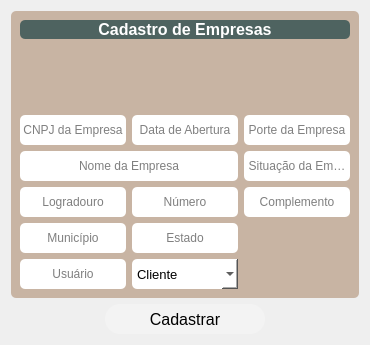
                <widget class="QWidget" name="tab">
                 <property name="styleSheet">
                  <string notr="true">color: rgb(0, 0, 0);</string>
                 </property>
                 <attribute name="title">
                  <string>Cadastro de Empresas</string>
                 </attribute>
                 <layout class="QVBoxLayout" name="verticalLayout_10">
                  <item>
                   <widget class="QFrame" name="frame_4">
                    <property name="styleSheet">
                     <string notr="true">QLineEdit{

	background-color:rgb(255, 255, 255);
	font: 10pt &quot;MS Shell Dlg 2&quot;;
}

QFrame{
	
	
	border-radius:5px;
	background-color: rgb(200, 180, 163);

}
QLineEdit{
	border-radius:5px;
}</string>
                    </property>
                    <property name="frameShape">
                     <enum>QFrame::StyledPanel</enum>
                    </property>
                    <property name="frameShadow">
                     <enum>QFrame::Raised</enum>
                    </property>
                    <layout class="QGridLayout" name="gridLayout">
                     <item row="7" column="0">
                      <widget class="QLineEdit" name="txt_logradouro">
                       <property name="minimumSize">
                        <size>
                         <width>0</width>
                         <height>30</height>
                        </size>
                       </property>
                       <property name="alignment">
                        <set>Qt::AlignCenter</set>
                       </property>
                       <property name="placeholderText">
                        <string>Logradouro</string>
                       </property>
                      </widget>
                     </item>
                     <item row="7" column="2">
                      <widget class="QLineEdit" name="txt_complemento">
                       <property name="minimumSize">
                        <size>
                         <width>0</width>
                         <height>30</height>
                        </size>
                       </property>
                       <property name="alignment">
                        <set>Qt::AlignCenter</set>
                       </property>
                       <property name="placeholderText">
                        <string>Complemento</string>
                       </property>
                      </widget>
                     </item>
                     <item row="12" column="0">
                      <widget class="QLineEdit" name="txt_municipio">
                       <property name="minimumSize">
                        <size>
                         <width>0</width>
                         <height>30</height>
                        </size>
                       </property>
                       <property name="alignment">
                        <set>Qt::AlignCenter</set>
                       </property>
                       <property name="placeholderText">
                        <string>Município</string>
                       </property>
                      </widget>
                     </item>
                     <item row="1" column="1">
                      <spacer name="verticalSpacer_3">
                       <property name="orientation">
                        <enum>Qt::Vertical</enum>
                       </property>
                       <property name="sizeType">
                        <enum>QSizePolicy::Fixed</enum>
                       </property>
                       <property name="sizeHint" stdset="0">
                        <size>
                         <width>20</width>
                         <height>70</height>
                        </size>
                       </property>
                      </spacer>
                     </item>
                     <item row="0" column="0" colspan="3">
                      <widget class="QLabel" name="lbs_cadastro">
                       <property name="styleSheet">
                        <string notr="true">background-color: rgba(47, 79, 79, 0.80);</string>
                       </property>
                       <property name="text">
                        <string>&lt;html&gt;&lt;head/&gt;&lt;body&gt;&lt;p align=&quot;center&quot;&gt;&lt;span style=&quot; font-size:12pt; font-weight:600; color:#ffffff;&quot;&gt;Cadastro de Empresas&lt;/span&gt;&lt;/p&gt;&lt;/body&gt;&lt;/html&gt;</string>
                       </property>
                      </widget>
                     </item>
                     <item row="7" column="1">
                      <widget class="QLineEdit" name="txt_numeroemp">
                       <property name="minimumSize">
                        <size>
                         <width>0</width>
                         <height>30</height>
                        </size>
                       </property>
                       <property name="alignment">
                        <set>Qt::AlignCenter</set>
                       </property>
                       <property name="placeholderText">
                        <string>Número</string>
                       </property>
                      </widget>
                     </item>
                     <item row="3" column="1">
                      <widget class="QLineEdit" name="txt_dtabertura">
                       <property name="minimumSize">
                        <size>
                         <width>0</width>
                         <height>30</height>
                        </size>
                       </property>
                       <property name="alignment">
                        <set>Qt::AlignCenter</set>
                       </property>
                       <property name="placeholderText">
                        <string>Data de Abertura</string>
                       </property>
                      </widget>
                     </item>
                     <item row="3" column="0">
                      <widget class="QLineEdit" name="txt_cnpj">
                       <property name="minimumSize">
                        <size>
                         <width>0</width>
                         <height>30</height>
                        </size>
                       </property>
                       <property name="text">
                        <string/>
                       </property>
                       <property name="alignment">
                        <set>Qt::AlignCenter</set>
                       </property>
                       <property name="placeholderText">
                        <string>CNPJ da Empresa</string>
                       </property>
                      </widget>
                     </item>
                     <item row="12" column="1">
                      <widget class="QLineEdit" name="txt_estado">
                       <property name="minimumSize">
                        <size>
                         <width>0</width>
                         <height>30</height>
                        </size>
                       </property>
                       <property name="maximumSize">
                        <size>
                         <width>16777215</width>
                         <height>16777215</height>
                        </size>
                       </property>
                       <property name="alignment">
                        <set>Qt::AlignCenter</set>
                       </property>
                       <property name="placeholderText">
                        <string>Estado</string>
                       </property>
                      </widget>
                     </item>
                     <item row="5" column="0" colspan="2">
                      <widget class="QLineEdit" name="txt_nomempresa">
                       <property name="minimumSize">
                        <size>
                         <width>0</width>
                         <height>30</height>
                        </size>
                       </property>
                       <property name="alignment">
                        <set>Qt::AlignCenter</set>
                       </property>
                       <property name="placeholderText">
                        <string>Nome da Empresa</string>
                       </property>
                      </widget>
                     </item>
                     <item row="3" column="2">
                      <widget class="QLineEdit" name="txt_porte">
                       <property name="minimumSize">
                        <size>
                         <width>0</width>
                         <height>30</height>
                        </size>
                       </property>
                       <property name="alignment">
                        <set>Qt::AlignCenter</set>
                       </property>
                       <property name="readOnly">
                        <bool>false</bool>
                       </property>
                       <property name="placeholderText">
                        <string>Porte da Empresa</string>
                       </property>
                      </widget>
                     </item>
                     <item row="13" column="0">
                      <widget class="QLineEdit" name="txt_userread">
                       <property name="minimumSize">
                        <size>
                         <width>0</width>
                         <height>30</height>
                        </size>
                       </property>
                       <property name="alignment">
                        <set>Qt::AlignCenter</set>
                       </property>
                       <property name="readOnly">
                        <bool>true</bool>
                       </property>
                       <property name="placeholderText">
                        <string>Usuário</string>
                       </property>
                      </widget>
                     </item>
                     <item row="5" column="2">
                      <widget class="QLineEdit" name="txt_situacao">
                       <property name="minimumSize">
                        <size>
                         <width>0</width>
                         <height>30</height>
                        </size>
                       </property>
                       <property name="alignment">
                        <set>Qt::AlignCenter</set>
                       </property>
                       <property name="placeholderText">
                        <string>Situação da Empresa</string>
                       </property>
                      </widget>
                     </item>
                     <item row="13" column="1">
                      <widget class="QComboBox" name="txt_tipo_cadastro">
                       <property name="minimumSize">
                        <size>
                         <width>0</width>
                         <height>30</height>
                        </size>
                       </property>
                       <property name="palette">
                        <palette>
                         <active>
                          <colorrole role="WindowText">
                           <brush brushstyle="SolidPattern">
                            <color alpha="255">
                             <red>0</red>
                             <green>0</green>
                             <blue>0</blue>
                            </color>
                           </brush>
                          </colorrole>
                          <colorrole role="Button">
                           <brush brushstyle="SolidPattern">
                            <color alpha="255">
                             <red>255</red>
                             <green>255</green>
                             <blue>255</blue>
                            </color>
                           </brush>
                          </colorrole>
                          <colorrole role="Text">
                           <brush brushstyle="SolidPattern">
                            <color alpha="255">
                             <red>0</red>
                             <green>0</green>
                             <blue>0</blue>
                            </color>
                           </brush>
                          </colorrole>
                          <colorrole role="ButtonText">
                           <brush brushstyle="SolidPattern">
                            <color alpha="255">
                             <red>0</red>
                             <green>0</green>
                             <blue>0</blue>
                            </color>
                           </brush>
                          </colorrole>
                          <colorrole role="Base">
                           <brush brushstyle="SolidPattern">
                            <color alpha="255">
                             <red>255</red>
                             <green>255</green>
                             <blue>255</blue>
                            </color>
                           </brush>
                          </colorrole>
                          <colorrole role="Window">
                           <brush brushstyle="SolidPattern">
                            <color alpha="255">
                             <red>255</red>
                             <green>255</green>
                             <blue>255</blue>
                            </color>
                           </brush>
                          </colorrole>
                         </active>
                         <inactive>
                          <colorrole role="WindowText">
                           <brush brushstyle="SolidPattern">
                            <color alpha="255">
                             <red>0</red>
                             <green>0</green>
                             <blue>0</blue>
                            </color>
                           </brush>
                          </colorrole>
                          <colorrole role="Button">
                           <brush brushstyle="SolidPattern">
                            <color alpha="255">
                             <red>255</red>
                             <green>255</green>
                             <blue>255</blue>
                            </color>
                           </brush>
                          </colorrole>
                          <colorrole role="Text">
                           <brush brushstyle="SolidPattern">
                            <color alpha="255">
                             <red>0</red>
                             <green>0</green>
                             <blue>0</blue>
                            </color>
                           </brush>
                          </colorrole>
                          <colorrole role="ButtonText">
                           <brush brushstyle="SolidPattern">
                            <color alpha="255">
                             <red>0</red>
                             <green>0</green>
                             <blue>0</blue>
                            </color>
                           </brush>
                          </colorrole>
                          <colorrole role="Base">
                           <brush brushstyle="SolidPattern">
                            <color alpha="255">
                             <red>255</red>
                             <green>255</green>
                             <blue>255</blue>
                            </color>
                           </brush>
                          </colorrole>
                          <colorrole role="Window">
                           <brush brushstyle="SolidPattern">
                            <color alpha="255">
                             <red>255</red>
                             <green>255</green>
                             <blue>255</blue>
                            </color>
                           </brush>
                          </colorrole>
                         </inactive>
                         <disabled>
                          <colorrole role="WindowText">
                           <brush brushstyle="SolidPattern">
                            <color alpha="255">
                             <red>0</red>
                             <green>0</green>
                             <blue>0</blue>
                            </color>
                           </brush>
                          </colorrole>
                          <colorrole role="Button">
                           <brush brushstyle="SolidPattern">
                            <color alpha="255">
                             <red>255</red>
                             <green>255</green>
                             <blue>255</blue>
                            </color>
                           </brush>
                          </colorrole>
                          <colorrole role="Text">
                           <brush brushstyle="SolidPattern">
                            <color alpha="255">
                             <red>0</red>
                             <green>0</green>
                             <blue>0</blue>
                            </color>
                           </brush>
                          </colorrole>
                          <colorrole role="ButtonText">
                           <brush brushstyle="SolidPattern">
                            <color alpha="255">
                             <red>0</red>
                             <green>0</green>
                             <blue>0</blue>
                            </color>
                           </brush>
                          </colorrole>
                          <colorrole role="Base">
                           <brush brushstyle="SolidPattern">
                            <color alpha="255">
                             <red>255</red>
                             <green>255</green>
                             <blue>255</blue>
                            </color>
                           </brush>
                          </colorrole>
                          <colorrole role="Window">
                           <brush brushstyle="SolidPattern">
                            <color alpha="255">
                             <red>255</red>
                             <green>255</green>
                             <blue>255</blue>
                            </color>
                           </brush>
                          </colorrole>
                         </disabled>
                        </palette>
                       </property>
                       <property name="font">
                        <font>
                         <pointsize>10</pointsize>
                        </font>
                       </property>
                       <property name="styleSheet">
                        <string notr="true">background-color: rgb(255, 255, 255);
border-radius:5px;</string>
                       </property>
                       <item>
                        <property name="text">
                         <string>Cliente</string>
                        </property>
                       </item>
                       <item>
                        <property name="text">
                         <string>Fornecedor</string>
                        </property>
                       </item>
                      </widget>
                     </item>
                    </layout>
                   </widget>
                  </item>
                  <item alignment="Qt::AlignHCenter">
                   <widget class="QPushButton" name="btn_cadastraremp">
                    <property name="minimumSize">
                     <size>
                      <width>160</width>
                      <height>30</height>
                     </size>
                    </property>
                    <property name="font">
                     <font>
                      <pointsize>12</pointsize>
                     </font>
                    </property>
                    <property name="cursor">
                     <cursorShape>PointingHandCursor</cursorShape>
                    </property>
                    <property name="styleSheet">
                     <string notr="true">QPushButton:hover{
	background-color: rgb(108, 190, 217);
	border-radius:15px;
	color: #fff
}

QPushButton{
			border-radius:15px;
	background-color:rgb(243, 243, 243);

}</string>
                    </property>
                    <property name="text">
                     <string>Cadastrar</string>
                    </property>
                   </widget>
                  </item>
                 </layout>
                </widget>
